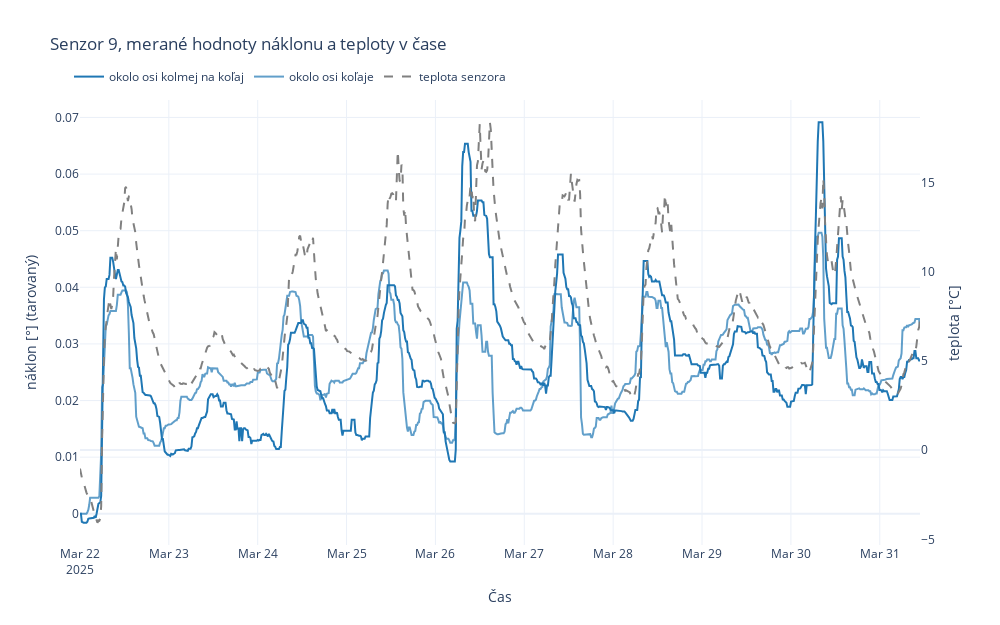

This figure's notebook cell:
### Code cell
from scipy.signal import medfilt
import plotly.graph_objects as go

# Taring inclination values
pv0_tared = df['9.pv0'] - df['9.pv0'].iloc[0]
pv1_tared = df['9.pv1'] - df['9.pv1'].iloc[0]


# Apply median filter (kernel size must be odd)
pv0_filtered = medfilt(df['9.pv0'] - df['9.pv0'].iloc[0], kernel_size=11)
pv1_filtered = medfilt(df['9.pv1'] - df['9.pv1'].iloc[0], kernel_size=11)


fig = go.Figure()

# 9.pv0 — Inclination 1 (tared)
fig.add_trace(go.Scatter(
    x=df['timestamp'],
    y=pv0_filtered,
    mode='lines',
    name='okolo osi kolmej na koľaj',
    line=dict(color="#1f77b4"),
    yaxis="y1"
))

# 9.pv1 — Inclination 2 (tared)
fig.add_trace(go.Scatter(
    x=df['timestamp'],
    y=pv1_filtered,
    mode='lines',
    name='okolo osi koľaje',
    line=dict(color="#1f77b4"),
    opacity=0.7,
    yaxis="y1"
))

# 9.pv3 — Temperature (not tared)
fig.add_trace(go.Scatter(
    x=df['timestamp'],
    y=df['9.pv3'],
    mode='lines',
    name='teplota senzora',
    line=dict(color="gray", dash="dash"),
    yaxis="y2"
))

fig.update_layout(
    title="Senzor 9, merané hodnoty náklonu a teploty v čase",
    xaxis_title="Čas",
    yaxis=dict(
        title="náklon [°] (tarovaný)",
        side="left"
    ),
    yaxis2=dict(
        title="teplota [°C]",
        overlaying="y",
        side="right",
        showgrid=False
    ),
    width=1000,
    height=625,
    legend=dict(
        orientation="h",
        yanchor="bottom",
        y=1.02,
        xanchor="center",
        x=0.25
    ),
    template="plotly_white"
)

fig.show()

### Figure 1 — Plotly figure (JSON) as saved in the notebook; plotly's stock layout.template omitted (floating-point values rounded to 4 significant figures; data arrays with more than 128 entries replaced by an {"elided": "..."} marker saying what was removed)
{"data": [{"line": {"color": "#1f77b4"}, "mode": "lines", "name": "okolo osi kolmej na koľaj", "type": "scatter", "x": {"elided": "911 str values"}, "y": {"elided": "911 float values"}, "yaxis": "y"}, {"line": {"color": "#1f77b4"}, "mode": "lines", "name": "okolo osi koľaje", "opacity": 0.7, "type": "scatter", "x": {"elided": "911 str values"}, "y": {"elided": "911 float values"}, "yaxis": "y"}, {"line": {"color": "gray", "dash": "dash"}, "mode": "lines", "name": "teplota senzora", "type": "scatter", "x": {"elided": "911 str values"}, "y": {"elided": "911 float values"}, "yaxis": "y2"}], "layout": {"height": 625, "legend": {"orientation": "h", "x": 0.25, "xanchor": "center", "y": 1.02, "yanchor": "bottom"}, "title": {"text": "Senzor 9, merané hodnoty náklonu a teploty v čase"}, "width": 1000, "xaxis": {"title": {"text": "Čas"}}, "yaxis": {"side": "left", "title": {"text": "náklon [°] (tarovaný)"}}, "yaxis2": {"overlaying": "y", "showgrid": false, "side": "right", "title": {"text": "teplota [°C]"}}}}
